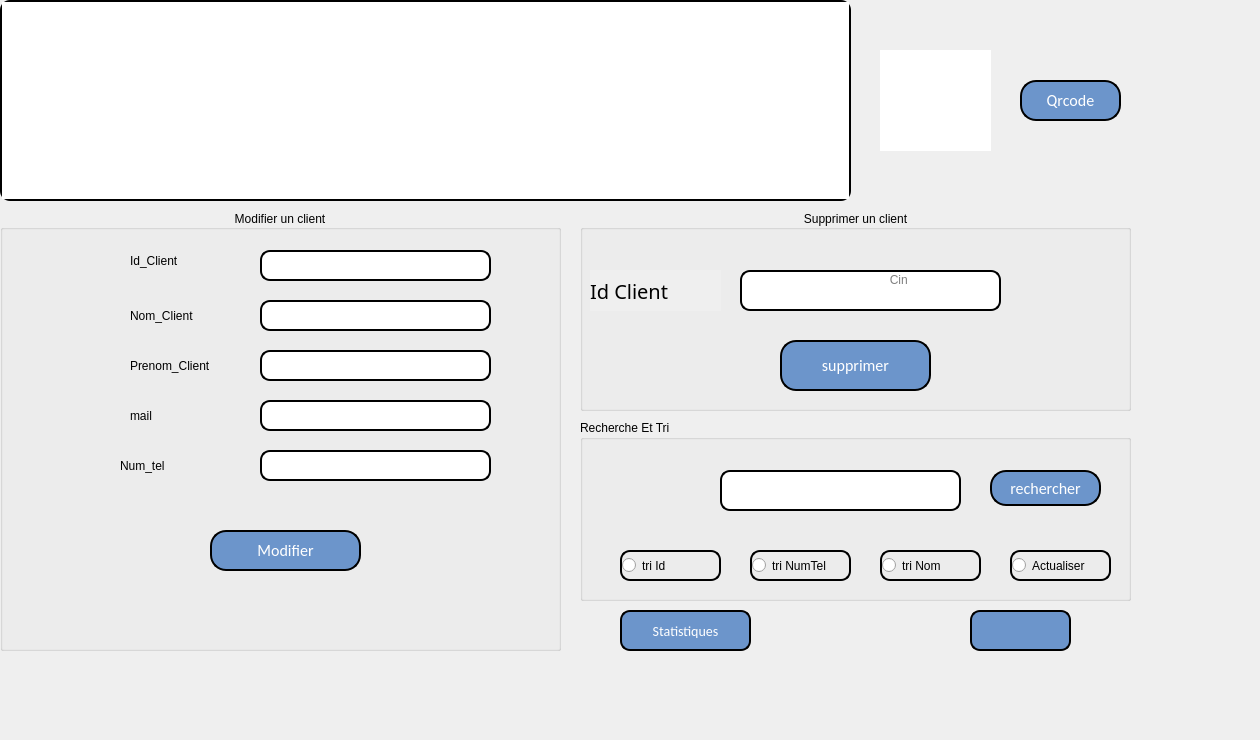
      <widget class="QWidget" name="tab_21">
       <attribute name="title">
        <string>Gestion des Clients</string>
       </attribute>
       <widget class="QLabel" name="label_89">
        <property name="geometry">
         <rect>
          <x>-40</x>
          <y>-30</y>
          <width>1251</width>
          <height>731</height>
         </rect>
        </property>
        <property name="text">
         <string/>
        </property>
        <property name="pixmap">
         <pixmap resource="resource.qrc">:/image/wt.jpg</pixmap>
        </property>
       </widget>
       <widget class="QTableView" name="tab_cl">
        <property name="geometry">
         <rect>
          <x>0</x>
          <y>0</y>
          <width>851</width>
          <height>201</height>
         </rect>
        </property>
        <property name="styleSheet">
         <string notr="true">border: 2px solid black;
border-radius: 10px;</string>
        </property>
       </widget>
       <widget class="QGroupBox" name="groupBox_30">
        <property name="geometry">
         <rect>
          <x>580</x>
          <y>210</y>
          <width>551</width>
          <height>201</height>
         </rect>
        </property>
        <property name="autoFillBackground">
         <bool>true</bool>
        </property>
        <property name="styleSheet">
         <string notr="true">font: 75 15pt &quot;Script MT Bold&quot;;</string>
        </property>
        <property name="title">
         <string>Supprimer un client</string>
        </property>
        <property name="alignment">
         <set>Qt::AlignCenter</set>
        </property>
        <widget class="QLineEdit" name="lineEdit_cin_supp_4">
         <property name="geometry">
          <rect>
           <x>160</x>
           <y>60</y>
           <width>261</width>
           <height>41</height>
          </rect>
         </property>
         <property name="autoFillBackground">
          <bool>false</bool>
         </property>
         <property name="styleSheet">
          <string notr="true">border: 2px solid black;
border-radius: 10px;</string>
         </property>
         <property name="text">
          <string/>
         </property>
         <property name="maxLength">
          <number>8</number>
         </property>
         <property name="cursorPosition">
          <number>0</number>
         </property>
         <property name="alignment">
          <set>Qt::AlignHCenter|Qt::AlignTop</set>
         </property>
         <property name="placeholderText">
          <string>                 Cin</string>
         </property>
        </widget>
        <widget class="QPushButton" name="pushButton_supprimer_8">
         <property name="geometry">
          <rect>
           <x>200</x>
           <y>130</y>
           <width>151</width>
           <height>51</height>
          </rect>
         </property>
         <property name="autoFillBackground">
          <bool>false</bool>
         </property>
         <property name="styleSheet">
          <string notr="true"> border: 2px solid black;
border-radius: 10px;
  color: white;
  padding: 10px;
  text-align: center;
  
font-family:calibri;
  display: inline-block;
  font-size: 16px;
 
  border-radius : 16px;
background-color:rgb(108, 149, 203)</string>
         </property>
         <property name="text">
          <string>supprimer</string>
         </property>
        </widget>
        <widget class="QLabel" name="label_90">
         <property name="geometry">
          <rect>
           <x>10</x>
           <y>60</y>
           <width>131</width>
           <height>41</height>
          </rect>
         </property>
         <property name="font">
          <font>
           <family>Script MT Bold</family>
           <pointsize>15</pointsize>
           <weight>9</weight>
           <italic>false</italic>
           <bold>false</bold>
          </font>
         </property>
         <property name="autoFillBackground">
          <bool>true</bool>
         </property>
         <property name="text">
          <string>Id Client</string>
         </property>
        </widget>
       </widget>
       <widget class="QGroupBox" name="groupBox_31">
        <property name="geometry">
         <rect>
          <x>0</x>
          <y>210</y>
          <width>561</width>
          <height>441</height>
         </rect>
        </property>
        <property name="autoFillBackground">
         <bool>true</bool>
        </property>
        <property name="styleSheet">
         <string notr="true">font: 75 10pt &quot;Script MT Bold&quot;;</string>
        </property>
        <property name="title">
         <string>Modifier un client</string>
        </property>
        <property name="alignment">
         <set>Qt::AlignCenter</set>
        </property>
        <widget class="QPushButton" name="retour_9">
         <property name="geometry">
          <rect>
           <x>160</x>
           <y>490</y>
           <width>111</width>
           <height>51</height>
          </rect>
         </property>
         <property name="styleSheet">
          <string notr="true"> border: 2px solid black;
border-radius: 10px;
  color: white;
  padding: 10px;
  text-align: center;
  
font-family:calibri;
  display: inline-block;
  font-size: 16px;
 
  border-radius : 16px;
background-color:rgb(108, 149, 203)</string>
         </property>
         <property name="text">
          <string>Retour</string>
         </property>
         <property name="icon">
          <iconset resource="resource.qrc">
           <normaloff>:/image/icons8-return-50 (1).png</normaloff>:/image/icons8-return-50 (1).png</iconset>
         </property>
        </widget>
        <widget class="QPushButton" name="pushButton_ajouter_7">
         <property name="geometry">
          <rect>
           <x>340</x>
           <y>490</y>
           <width>121</width>
           <height>51</height>
          </rect>
         </property>
         <property name="styleSheet">
          <string notr="true"> border: 2px solid black;
border-radius: 10px;
  color: white;
  padding: 10px;
  text-align: center;
  
font-family:calibri;
  display: inline-block;
  font-size: 16px;
 
  border-radius : 16px;
background-color:rgb(108, 149, 203)</string>
         </property>
         <property name="text">
          <string>ajouter</string>
         </property>
        </widget>
        <widget class="QPushButton" name="pushButton_modifier_5">
         <property name="geometry">
          <rect>
           <x>530</x>
           <y>490</y>
           <width>121</width>
           <height>51</height>
          </rect>
         </property>
         <property name="styleSheet">
          <string notr="true"> border: 2px solid black;
border-radius: 10px;
  color: white;
  padding: 10px;
  text-align: center;
  
font-family:calibri;
  display: inline-block;
  font-size: 16px;
 
  border-radius : 16px;
background-color:rgb(108, 149, 203)</string>
         </property>
         <property name="text">
          <string>modifier</string>
         </property>
        </widget>
        <widget class="QLabel" name="label_91">
         <property name="geometry">
          <rect>
           <x>130</x>
           <y>190</y>
           <width>91</width>
           <height>31</height>
          </rect>
         </property>
         <property name="text">
          <string>mail</string>
         </property>
        </widget>
        <widget class="QLineEdit" name="lineEdit_38">
         <property name="geometry">
          <rect>
           <x>260</x>
           <y>140</y>
           <width>231</width>
           <height>31</height>
          </rect>
         </property>
         <property name="styleSheet">
          <string notr="true">border: 2px solid black;
border-radius: 10px;</string>
         </property>
        </widget>
        <widget class="QLabel" name="label_92">
         <property name="geometry">
          <rect>
           <x>130</x>
           <y>140</y>
           <width>121</width>
           <height>31</height>
          </rect>
         </property>
         <property name="text">
          <string>Prenom_Client</string>
         </property>
        </widget>
        <widget class="QLineEdit" name="lineEdit_39">
         <property name="geometry">
          <rect>
           <x>260</x>
           <y>240</y>
           <width>231</width>
           <height>31</height>
          </rect>
         </property>
         <property name="styleSheet">
          <string notr="true">border: 2px solid black;
border-radius: 10px;</string>
         </property>
        </widget>
        <widget class="QLineEdit" name="lineEdit_40">
         <property name="geometry">
          <rect>
           <x>260</x>
           <y>190</y>
           <width>231</width>
           <height>31</height>
          </rect>
         </property>
         <property name="styleSheet">
          <string notr="true">border: 2px solid black;
border-radius: 10px;</string>
         </property>
        </widget>
        <widget class="QLineEdit" name="lineEdit_41">
         <property name="geometry">
          <rect>
           <x>260</x>
           <y>90</y>
           <width>231</width>
           <height>31</height>
          </rect>
         </property>
         <property name="styleSheet">
          <string notr="true">border: 2px solid black;
border-radius: 10px;</string>
         </property>
        </widget>
        <widget class="QLabel" name="label_95">
         <property name="geometry">
          <rect>
           <x>130</x>
           <y>90</y>
           <width>81</width>
           <height>31</height>
          </rect>
         </property>
         <property name="text">
          <string>Nom_Client</string>
         </property>
        </widget>
        <widget class="QLineEdit" name="lineEdit_42">
         <property name="geometry">
          <rect>
           <x>260</x>
           <y>40</y>
           <width>231</width>
           <height>31</height>
          </rect>
         </property>
         <property name="styleSheet">
          <string notr="true">border: 2px solid black;
border-radius: 10px;</string>
         </property>
        </widget>
        <widget class="QLabel" name="label_97">
         <property name="geometry">
          <rect>
           <x>130</x>
           <y>30</y>
           <width>91</width>
           <height>41</height>
          </rect>
         </property>
         <property name="text">
          <string>Id_Client</string>
         </property>
        </widget>
        <widget class="QLabel" name="label_98">
         <property name="geometry">
          <rect>
           <x>120</x>
           <y>230</y>
           <width>131</width>
           <height>51</height>
          </rect>
         </property>
         <property name="text">
          <string>Num_tel</string>
         </property>
        </widget>
        <widget class="QPushButton" name="pushButton_supprimer_9">
         <property name="geometry">
          <rect>
           <x>210</x>
           <y>320</y>
           <width>151</width>
           <height>41</height>
          </rect>
         </property>
         <property name="autoFillBackground">
          <bool>false</bool>
         </property>
         <property name="styleSheet">
          <string notr="true"> border: 2px solid black;
border-radius: 10px;
  color: white;
  padding: 10px;
  text-align: center;
  
font-family:calibri;
  display: inline-block;
  font-size: 16px;
 
  border-radius : 16px;
background-color:rgb(108, 149, 203)</string>
         </property>
         <property name="text">
          <string>Modifier</string>
         </property>
        </widget>
       </widget>
       <widget class="QGroupBox" name="groupBox_7">
        <property name="geometry">
         <rect>
          <x>580</x>
          <y>420</y>
          <width>551</width>
          <height>181</height>
         </rect>
        </property>
        <property name="autoFillBackground">
         <bool>true</bool>
        </property>
        <property name="styleSheet">
         <string notr="true">font: 75 10pt &quot;Script MT Bold&quot;;</string>
        </property>
        <property name="title">
         <string>Recherche Et Tri</string>
        </property>
        <widget class="QLineEdit" name="rech_Nom_3">
         <property name="geometry">
          <rect>
           <x>140</x>
           <y>50</y>
           <width>241</width>
           <height>41</height>
          </rect>
         </property>
         <property name="styleSheet">
          <string notr="true">border: 2px solid black;
border-radius: 10px;</string>
         </property>
        </widget>
        <widget class="QRadioButton" name="radioButton_TRInProd_3">
         <property name="geometry">
          <rect>
           <x>40</x>
           <y>130</y>
           <width>101</width>
           <height>31</height>
          </rect>
         </property>
         <property name="styleSheet">
          <string notr="true">border: 2px solid black;
border-radius: 10px;</string>
         </property>
         <property name="text">
          <string>tri Id</string>
         </property>
        </widget>
        <widget class="QRadioButton" name="radioButton_TRIqProd_3">
         <property name="geometry">
          <rect>
           <x>170</x>
           <y>130</y>
           <width>101</width>
           <height>31</height>
          </rect>
         </property>
         <property name="styleSheet">
          <string notr="true">border: 2px solid black;
border-radius: 10px;</string>
         </property>
         <property name="text">
          <string>tri NumTel</string>
         </property>
        </widget>
        <widget class="QPushButton" name="rechercher_P_3">
         <property name="geometry">
          <rect>
           <x>410</x>
           <y>50</y>
           <width>111</width>
           <height>36</height>
          </rect>
         </property>
         <property name="styleSheet">
          <string notr="true"> border: 2px solid black;
border-radius: 10px;
  color: white;
  padding: 10px;
  text-align: center;
  
font-family:calibri;
  display: inline-block;
  font-size: 16px;
 
  border-radius : 16px;
background-color:rgb(108, 149, 203)</string>
         </property>
         <property name="text">
          <string>rechercher</string>
         </property>
        </widget>
        <widget class="QRadioButton" name="radioButton_TRIqProd_4">
         <property name="geometry">
          <rect>
           <x>300</x>
           <y>130</y>
           <width>101</width>
           <height>31</height>
          </rect>
         </property>
         <property name="styleSheet">
          <string notr="true">border: 2px solid black;
border-radius: 10px;</string>
         </property>
         <property name="text">
          <string>tri Nom</string>
         </property>
        </widget>
        <widget class="QRadioButton" name="radioButton_TRIqProd_5">
         <property name="geometry">
          <rect>
           <x>430</x>
           <y>130</y>
           <width>101</width>
           <height>31</height>
          </rect>
         </property>
         <property name="styleSheet">
          <string notr="true">border: 2px solid black;
border-radius: 10px;</string>
         </property>
         <property name="text">
          <string>Actualiser</string>
         </property>
        </widget>
       </widget>
       <widget class="QPushButton" name="quitter_16">
        <property name="geometry">
         <rect>
          <x>970</x>
          <y>610</y>
          <width>101</width>
          <height>41</height>
         </rect>
        </property>
        <property name="styleSheet">
         <string notr="true"> border: 2px solid black;
border-radius: 10px;
  color: white;
  padding: 8px;
  text-align: center;
  
font-family:calibri;
  display: inline-block;
  font-size: 14px;
 
  border-radius : 10px;
background-color:rgb(108, 149, 203)</string>
        </property>
        <property name="text">
         <string/>
        </property>
        <property name="icon">
         <iconset resource="resource.qrc">
          <normaloff>:/image/icons8-log-out-64.png</normaloff>:/image/icons8-log-out-64.png</iconset>
        </property>
        <property name="iconSize">
         <size>
          <width>30</width>
          <height>30</height>
         </size>
        </property>
       </widget>
       <widget class="QPushButton" name="Statistiques_5">
        <property name="geometry">
         <rect>
          <x>620</x>
          <y>610</y>
          <width>131</width>
          <height>41</height>
         </rect>
        </property>
        <property name="styleSheet">
         <string notr="true"> border: 2px solid black;
border-radius: 10px;
  color: white;
  padding: 8px;
  text-align: center;
  
font-family:calibri;
  display: inline-block;
  font-size: 14px;
 
  border-radius : 10px;
background-color:rgb(108, 149, 203)</string>
        </property>
        <property name="text">
         <string>Statistiques</string>
        </property>
        <property name="icon">
         <iconset resource="resource.qrc">
          <normaloff>:/image/icons8-pie-chart-report-50.png</normaloff>:/image/icons8-pie-chart-report-50.png</iconset>
        </property>
        <property name="iconSize">
         <size>
          <width>30</width>
          <height>30</height>
         </size>
        </property>
       </widget>
       <widget class="QLabel" name="label_87">
        <property name="geometry">
         <rect>
          <x>880</x>
          <y>50</y>
          <width>111</width>
          <height>101</height>
         </rect>
        </property>
        <property name="styleSheet">
         <string notr="true">background:#ffffff;</string>
        </property>
        <property name="text">
         <string/>
        </property>
       </widget>
       <widget class="QPushButton" name="Qrcode_2">
        <property name="geometry">
         <rect>
          <x>1020</x>
          <y>80</y>
          <width>101</width>
          <height>41</height>
         </rect>
        </property>
        <property name="styleSheet">
         <string notr="true"> border: 2px solid black;
border-radius: 10px;
  color: white;
  padding: 10px;
  text-align: center;
  
font-family:calibri;
  display: inline-block;
  font-size: 16px;
 
  border-radius : 16px;
background-color:rgb(108, 149, 203)</string>
        </property>
        <property name="text">
         <string>Qrcode</string>
        </property>
       </widget>
      </widget>
